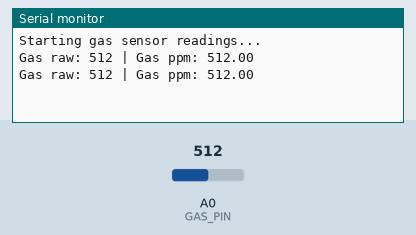
The sketch below on a simulated Arduino Uno, built with avr-gcc and run on an emulated ATmega328P. Shown: the last lines printed to the serial monitor. The inputs (shaded band) are chosen by the test bench; at power-on: A0 (GAS_PIN) = 512.

Above: at 2.2 s.
2.3 s: A0 (GAS_PIN) set to 716
At 3.6 s:
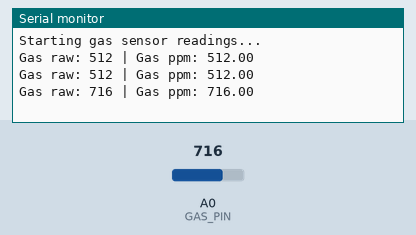
3.8 s: A0 (GAS_PIN) set to 900
At 4.8 s:
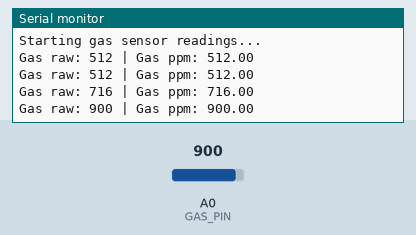
Timing chart, 0 to 6.8 s (numbered marks = the images above; inputs shaded):
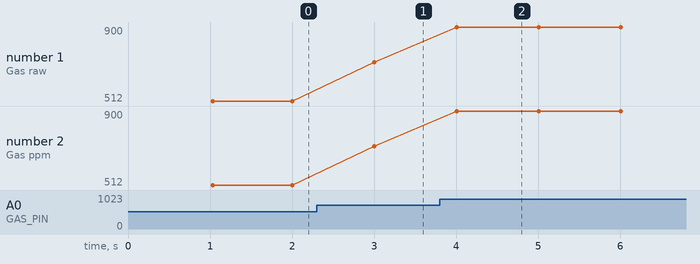

The sketch:

gas_sensor.ino
```cpp
// --- BOARD: ESP8266 (NodeMCU) ---
// Gas sensor on A0 (ESP8266 has only one analog pin)

// --- DEFINES ---
#define GAS_PIN A0   // ESP8266 only has A0

// --- SETUP ---
void setup() {
  Serial.begin(9600);
  delay(1000);
  Serial.println("Starting gas sensor readings...");
}

// --- GAS SENSOR READING (Analog) ---
int readGasRaw() {
  return analogRead(GAS_PIN);
}

float readGasPpm() {
  int raw = readGasRaw();
  return raw;  // Replace with calibration formula if needed
}

// --- LOOP ---
void loop() {
  int gasRaw = readGasRaw();
  float gasPpm = readGasPpm();

  Serial.print("Gas raw: "); Serial.print(gasRaw);
  Serial.print(" | Gas ppm: "); Serial.println(gasPpm);

  delay(1000);
}
```

Measured:
- after the input at 2.3 s, the serial monitor: prints a new line after 0.70 s (image 1)
- after the input at 3.8 s, the serial monitor: prints a new line after 0.20 s (image 2)
- plotted number 1: 512 → 716 after the input at 2.3 s, 716 → 900 after the input at 3.8 s
- plotted number 2: 512 → 716 after the input at 2.3 s, 716 → 900 after the input at 3.8 s
